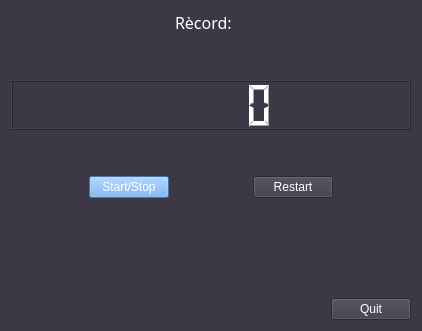
<?xml version="1.0" encoding="UTF-8"?>
<ui version="4.0">
 <class>MyForm</class>
 <widget class="QWidget" name="MyForm">
  <property name="geometry">
   <rect>
    <x>0</x>
    <y>0</y>
    <width>422</width>
    <height>331</height>
   </rect>
  </property>
  <property name="windowTitle">
   <string>Cronòmetre</string>
  </property>
  <property name="styleSheet">
   <string notr="true">background-color: rgb(61, 56, 70);</string>
  </property>
  <layout class="QVBoxLayout" name="verticalLayout_4">
   <item>
    <layout class="QVBoxLayout" name="verticalLayout_2">
     <item>
      <layout class="QHBoxLayout" name="horizontalLayout_3">
       <item>
        <spacer name="horizontalSpacer_3">
         <property name="orientation">
          <enum>Qt::Horizontal</enum>
         </property>
         <property name="sizeHint" stdset="0">
          <size>
           <width>40</width>
           <height>20</height>
          </size>
         </property>
        </spacer>
       </item>
       <item>
        <widget class="QLabel" name="label">
         <property name="font">
          <font>
           <family>Noto Sans</family>
           <pointsize>12</pointsize>
          </font>
         </property>
         <property name="styleSheet">
          <string notr="true">color: rgb(255, 255, 255);</string>
         </property>
         <property name="text">
          <string>Rècord:</string>
         </property>
        </widget>
       </item>
       <item>
        <widget class="QLabel" name="label_2">
         <property name="font">
          <font>
           <family>Noto Sans</family>
           <pointsize>12</pointsize>
          </font>
         </property>
         <property name="styleSheet">
          <string notr="true">color: rgb(255, 255, 255);</string>
         </property>
         <property name="text">
          <string/>
         </property>
        </widget>
       </item>
       <item>
        <spacer name="horizontalSpacer_2">
         <property name="orientation">
          <enum>Qt::Horizontal</enum>
         </property>
         <property name="sizeHint" stdset="0">
          <size>
           <width>40</width>
           <height>20</height>
          </size>
         </property>
        </spacer>
       </item>
      </layout>
     </item>
     <item>
      <spacer name="verticalSpacer">
       <property name="orientation">
        <enum>Qt::Vertical</enum>
       </property>
       <property name="sizeHint" stdset="0">
        <size>
         <width>20</width>
         <height>40</height>
        </size>
       </property>
      </spacer>
     </item>
     <item>
      <layout class="QVBoxLayout" name="verticalLayout">
       <item>
        <layout class="QHBoxLayout" name="horizontalLayout">
         <item>
          <widget class="MyLCDNumber" name="lcdNumber_4">
           <property name="minimumSize">
            <size>
             <width>0</width>
             <height>50</height>
            </size>
           </property>
           <property name="styleSheet">
            <string notr="true">color: rgb(255, 255, 255);</string>
           </property>
          </widget>
         </item>
        </layout>
       </item>
       <item>
        <spacer name="verticalSpacer_2">
         <property name="orientation">
          <enum>Qt::Vertical</enum>
         </property>
         <property name="sizeHint" stdset="0">
          <size>
           <width>20</width>
           <height>40</height>
          </size>
         </property>
        </spacer>
       </item>
       <item>
        <layout class="QHBoxLayout" name="horizontalLayout_2">
         <item>
          <spacer name="horizontalSpacer_4">
           <property name="orientation">
            <enum>Qt::Horizontal</enum>
           </property>
           <property name="sizeHint" stdset="0">
            <size>
             <width>40</width>
             <height>20</height>
            </size>
           </property>
          </spacer>
         </item>
         <item>
          <widget class="QPushButton" name="pushButton">
           <property name="styleSheet">
            <string notr="true">color: rgb(255, 255, 255);
background-color: rgb(98, 160, 234);</string>
           </property>
           <property name="text">
            <string>Start/Stop</string>
           </property>
           <property name="shortcut">
            <string>Alt+S</string>
           </property>
          </widget>
         </item>
         <item>
          <spacer name="horizontalSpacer">
           <property name="orientation">
            <enum>Qt::Horizontal</enum>
           </property>
           <property name="sizeHint" stdset="0">
            <size>
             <width>40</width>
             <height>20</height>
            </size>
           </property>
          </spacer>
         </item>
         <item>
          <widget class="QPushButton" name="pushButton_2">
           <property name="styleSheet">
            <string notr="true">color: rgb(255, 255, 255);</string>
           </property>
           <property name="text">
            <string>Restart</string>
           </property>
           <property name="shortcut">
            <string>Alt+R</string>
           </property>
          </widget>
         </item>
         <item>
          <spacer name="horizontalSpacer_5">
           <property name="orientation">
            <enum>Qt::Horizontal</enum>
           </property>
           <property name="sizeHint" stdset="0">
            <size>
             <width>40</width>
             <height>20</height>
            </size>
           </property>
          </spacer>
         </item>
        </layout>
       </item>
      </layout>
     </item>
    </layout>
   </item>
   <item>
    <layout class="QVBoxLayout" name="verticalLayout_3">
     <item>
      <spacer name="verticalSpacer_3">
       <property name="orientation">
        <enum>Qt::Vertical</enum>
       </property>
       <property name="sizeHint" stdset="0">
        <size>
         <width>20</width>
         <height>40</height>
        </size>
       </property>
      </spacer>
     </item>
     <item>
      <layout class="QHBoxLayout" name="horizontalLayout_4">
       <item>
        <spacer name="horizontalSpacer_6">
         <property name="orientation">
          <enum>Qt::Horizontal</enum>
         </property>
         <property name="sizeHint" stdset="0">
          <size>
           <width>40</width>
           <height>20</height>
          </size>
         </property>
        </spacer>
       </item>
       <item>
        <widget class="QPushButton" name="pushButton_3">
         <property name="styleSheet">
          <string notr="true">color: rgb(255, 255, 255);</string>
         </property>
         <property name="text">
          <string>Quit</string>
         </property>
         <property name="shortcut">
          <string>Alt+Q</string>
         </property>
        </widget>
       </item>
      </layout>
     </item>
    </layout>
   </item>
  </layout>
 </widget>
 <customwidgets>
  <customwidget>
   <class>MyLCDNumber</class>
   <extends>QLCDNumber</extends>
   <header>MyLCDNumber.h</header>
   <slots>
    <signal>enviaRecord(QString)</signal>
    <signal>enviaColor(QString)</signal>
    <signal>enviaColorStart(QString)</signal>
    <slot>tractaStartStop()</slot>
    <slot>restart()</slot>
   </slots>
  </customwidget>
 </customwidgets>
 <resources/>
 <connections>
  <connection>
   <sender>pushButton_3</sender>
   <signal>clicked()</signal>
   <receiver>MyForm</receiver>
   <slot>close()</slot>
   <hints>
    <hint type="sourcelabel">
     <x>361</x>
     <y>299</y>
    </hint>
    <hint type="destinationlabel">
     <x>283</x>
     <y>296</y>
    </hint>
   </hints>
  </connection>
  <connection>
   <sender>pushButton</sender>
   <signal>clicked()</signal>
   <receiver>lcdNumber_4</receiver>
   <slot>tractaStartStop()</slot>
   <hints>
    <hint type="sourcelabel">
     <x>156</x>
     <y>203</y>
    </hint>
    <hint type="destinationlabel">
     <x>42</x>
     <y>136</y>
    </hint>
   </hints>
  </connection>
  <connection>
   <sender>pushButton_2</sender>
   <signal>clicked()</signal>
   <receiver>lcdNumber_4</receiver>
   <slot>restart()</slot>
   <hints>
    <hint type="sourcelabel">
     <x>302</x>
     <y>213</y>
    </hint>
    <hint type="destinationlabel">
     <x>182</x>
     <y>131</y>
    </hint>
   </hints>
  </connection>
  <connection>
   <sender>lcdNumber_4</sender>
   <signal>enviaColorStart(QString)</signal>
   <receiver>pushButton</receiver>
   <slot>setStyleSheet(QString)</slot>
   <hints>
    <hint type="sourcelabel">
     <x>115</x>
     <y>135</y>
    </hint>
    <hint type="destinationlabel">
     <x>118</x>
     <y>214</y>
    </hint>
   </hints>
  </connection>
  <connection>
   <sender>lcdNumber_4</sender>
   <signal>enviaRecord(QString)</signal>
   <receiver>label_2</receiver>
   <slot>setText(QString)</slot>
   <hints>
    <hint type="sourcelabel">
     <x>317</x>
     <y>101</y>
    </hint>
    <hint type="destinationlabel">
     <x>244</x>
     <y>24</y>
    </hint>
   </hints>
  </connection>
 </connections>
</ui>
